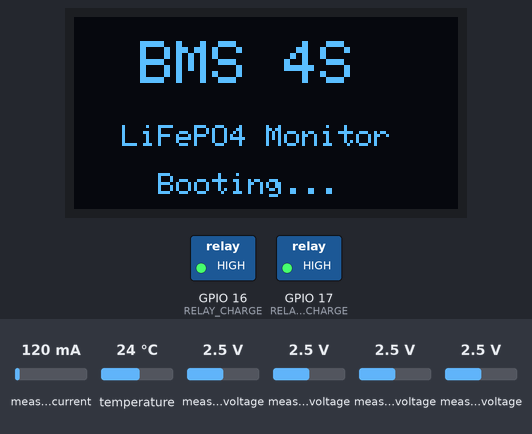
A program run on a simulated ESP32. Shown: 128×64 one-colour display, switched loads named in the program (green lamp = pin HIGH). Inputs (shaded band) come from the test bench; at power-on: measured voltage 2.5 V, measured current 120 mA, temperature 24 °C. WiFi joins after 1.5 s; servers stay silent unless stated; no MQTT or app messages arrive unless stated; what the program prints to the serial monitor is not drawn.

Above: at 0.6 s.
3.6 s: measured voltage (sensor 200) set to 1 V
At 6.1 s:
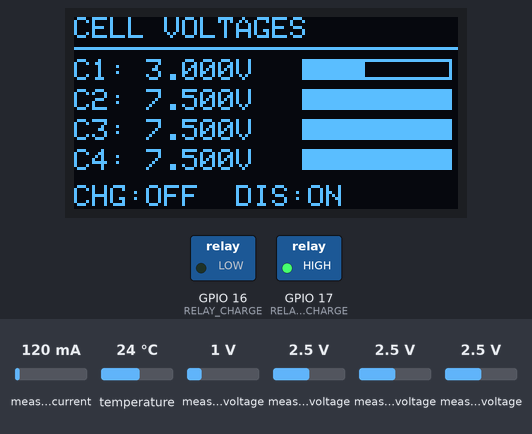
6.9 s: measured voltage (sensor 200) set to 0.7 V
At 8.7 s:
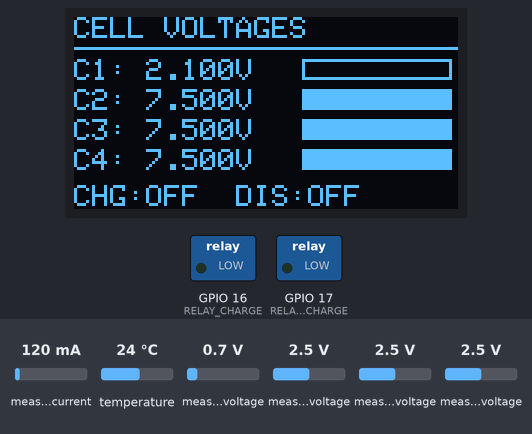
10.4 s: measured voltage (sensor 200) set to 3.8 V
At 12.1 s:
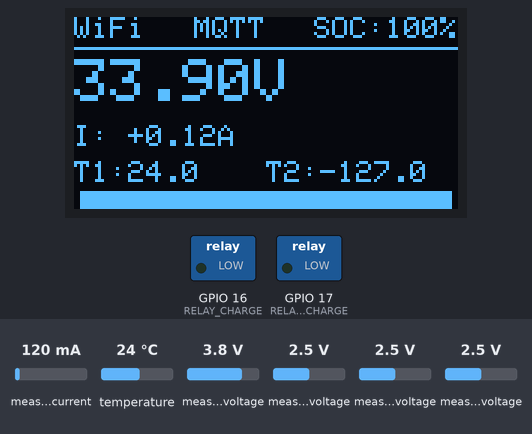
14.2 s: measured current set to 40 mA
At 17.9 s:
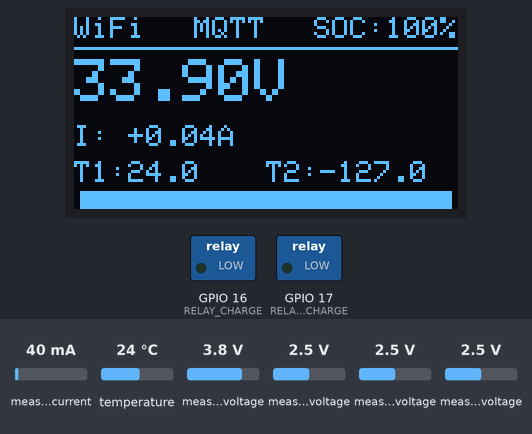
18.0 s: temperature set to 12 °C
At 18.9 s:
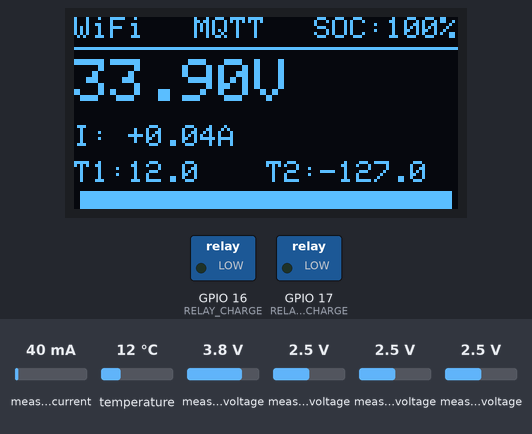
19.8 s: measured voltage (sensor 201) set to 0.1 V
At 21.5 s:
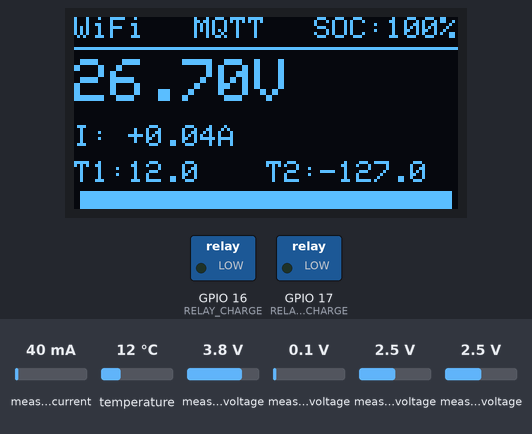
Timing chart, 0 to 23.0 s (numbered marks = the images above; inputs shaded):
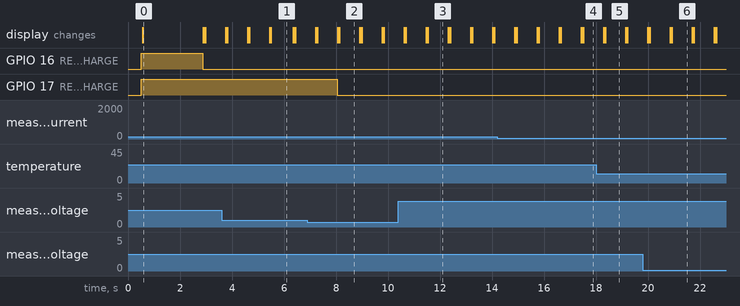

Measured:
- the behaviour switches between 0.9 and 0.8 V on measured voltage (sensor 200) (found by bisection; images 1 and 2)
- after the input at 6.9 s, GPIO 17 (RELAY_DISCHARGE): HIGH → LOW after 1.1 s; the display: first differs from a run without the input after 1.2 s (image 2 shows a later state)
- after the input at 10.4 s, the display: first differs from a run without the input after 1.1 s (image 3 shows a later state)
- after the input at 18.0 s, the display: first differs from a run without the input after 0.36 s (image 5)
- what the display in image 0 shows lasts 2.3 s, from 0.6 s to 2.9 s
- what the display in image 1 shows lasts 0.9 s, from 5.5 s to 6.4 s
- what the display in image 2 shows lasts 0.8 s, from 8.1 s to 8.9 s

The program:

main.cpp
```cpp
#include <Arduino.h>
#include <WiFi.h>
#include "config.h"
#include "sensors.h"
#include "mqtt_handler.h"
#include "relay_control.h"
#include "oled_display.h"

BmsSensors   sensors;
MqttHandler  mqtt;
RelayControl relays;
OledDisplay  oled;

BmsReadings latestReadings;
unsigned long lastSensorRead  = 0;
unsigned long lastMqttPublish = 0;
unsigned long lastOledUpdate  = 0;

// ── Local protection: runs even without backend connectivity ──
void checkLocalProtection(const BmsReadings& r) {
    for (uint8_t i = 0; i < NUM_CELLS; i++) {
        if (r.cellVoltages[i] > CELL_OV_THRESHOLD) {
            Serial.printf("[PROTECT] Cell %d over-voltage: %.3fV\n", i, r.cellVoltages[i]);
            relays.chargeOff();
            oled.showAlert("OVER VOLTAGE", i, r.cellVoltages[i]);
            mqtt.publishAlert("over_voltage", "critical", i,
                              r.cellVoltages[i], CELL_OV_THRESHOLD, "charge_off");
            return;
        }
        if (r.cellVoltages[i] < CELL_UV_THRESHOLD) {
            Serial.printf("[PROTECT] Cell %d under-voltage: %.3fV\n", i, r.cellVoltages[i]);
            relays.dischargeOff();
            oled.showAlert("UNDER VOLTAGE", i, r.cellVoltages[i]);
            mqtt.publishAlert("under_voltage", "critical", i,
                              r.cellVoltages[i], CELL_UV_THRESHOLD, "discharge_off");
            return;
        }
    }

    if (abs(r.current) > PACK_OC_THRESHOLD) {
        Serial.printf("[PROTECT] Over-current: %.3fA\n", r.current);
        relays.allOff();
        oled.showAlert("OVER CURRENT", -1, r.current);
        mqtt.publishAlert("over_current", "critical", -1,
                          r.current, PACK_OC_THRESHOLD, "all_off");
        return;
    }

    for (uint8_t i = 0; i < NUM_TEMP_SENSORS; i++) {
        if (r.temperatures[i] > TEMP_OT_THRESHOLD && r.temperatures[i] != -127.0f) {
            Serial.printf("[PROTECT] Over-temp sensor %d: %.1f°C\n", i, r.temperatures[i]);
            relays.allOff();
            oled.showAlert("OVER TEMP", i, r.temperatures[i]);
            mqtt.publishAlert("over_temperature", "critical", i,
                              r.temperatures[i], TEMP_OT_THRESHOLD, "all_off");
            return;
        }
    }
}

// ── Handle commands from backend ──
void onMqttCommand(const char* cmd, const char* reason) {
    if (strcmp(cmd, "relay_off") == 0) {
        relays.allOff();
    } else if (strcmp(cmd, "charge_off") == 0) {
        relays.chargeOff();
    } else if (strcmp(cmd, "discharge_off") == 0) {
        relays.dischargeOff();
    } else if (strcmp(cmd, "relay_on") == 0) {
        relays.chargeOn();
        relays.dischargeOn();
    } else if (strcmp(cmd, "charge_on") == 0) {
        relays.chargeOn();
    } else if (strcmp(cmd, "discharge_on") == 0) {
        relays.dischargeOn();
    } else {
        Serial.printf("[CMD] Unknown command: %s\n", cmd);
    }
}

void connectWiFi() {
    Serial.printf("[WIFI] Connecting to %s", WIFI_SSID);
    WiFi.begin(WIFI_SSID, WIFI_PASSWORD);
    int attempts = 0;
    while (WiFi.status() != WL_CONNECTED && attempts < 40) {
        delay(500);
        Serial.print(".");
        attempts++;
    }
    if (WiFi.status() == WL_CONNECTED) {
        Serial.printf("\n[WIFI] Connected, IP: %s\n", WiFi.localIP().toString().c_str());
    } else {
        Serial.println("\n[WIFI] Connection failed – running offline protection only");
    }
}

void setup() {
    Serial.begin(115200);
    delay(500);
    Serial.println("\n========== BMS LiFePO4 4S ==========");

    relays.begin();
    oled.begin();

    if (!sensors.begin()) {
        Serial.println("[INIT] Sensor init failed – halting");
        while (true) delay(1000);
    }

    connectWiFi();
    mqtt.begin(onMqttCommand);
}

void loop() {
    mqtt.loop();

    unsigned long now = millis();

    if (now - lastSensorRead >= SENSOR_READ_INTERVAL_MS) {
        lastSensorRead = now;
        latestReadings = sensors.read();
        checkLocalProtection(latestReadings);
    }

    if (now - lastMqttPublish >= MQTT_PUBLISH_INTERVAL_MS) {
        lastMqttPublish = now;
        if (mqtt.isConnected() && latestReadings.valid) {
            mqtt.publishTelemetry(latestReadings);
        }
    }

    // Update OLED every 500ms
    if (now - lastOledUpdate >= 500) {
        lastOledUpdate = now;
        oled.update(latestReadings,
                    mqtt.isConnected(),
                    WiFi.status() == WL_CONNECTED,
                    relays.isChargeOn(),
                    relays.isDischargeOn());
    }

    // Reconnect WiFi if dropped
    if (WiFi.status() != WL_CONNECTED) {
        static unsigned long lastWifiRetry = 0;
        if (now - lastWifiRetry > 10000) {
            lastWifiRetry = now;
            WiFi.reconnect();
        }
    }
}
```

mqtt_handler.cpp
```cpp
#include "mqtt_handler.h"

MqttHandler* MqttHandler::_instance = nullptr;

void MqttHandler::begin(CmdCallback onCmd) {
    _instance = this;
    _cmdCb = onCmd;
    _mqtt.setServer(MQTT_BROKER, MQTT_PORT);
    _mqtt.setCallback(_onMessage);
    _mqtt.setBufferSize(512);
}

void MqttHandler::loop() {
    if (!_mqtt.connected()) {
        unsigned long now = millis();
        if (now - _lastReconnect > MQTT_RECONNECT_INTERVAL_MS) {
            _lastReconnect = now;
            _reconnect();
        }
    }
    _mqtt.loop();
}

bool MqttHandler::isConnected() {
    return _mqtt.connected();
}

void MqttHandler::_reconnect() {
    String clientId = "bms-" + String(PACK_ID);
    Serial.printf("[MQTT] Connecting to %s:%d ...\n", MQTT_BROKER, MQTT_PORT);

    if (_mqtt.connect(clientId.c_str(), MQTT_USER, MQTT_PASS)) {
        Serial.println("[MQTT] Connected");
        _mqtt.subscribe(TOPIC_CMD);
    } else {
        Serial.printf("[MQTT] Failed, rc=%d\n", _mqtt.state());
    }
}

void MqttHandler::_onMessage(char* topic, byte* payload, unsigned int len) {
    if (!_instance || !_instance->_cmdCb) return;

    JsonDocument doc;
    DeserializationError err = deserializeJson(doc, payload, len);
    if (err) {
        Serial.printf("[MQTT] JSON parse error: %s\n", err.c_str());
        return;
    }

    const char* cmd    = doc["cmd"]    | "unknown";
    const char* reason = doc["reason"] | "";
    Serial.printf("[MQTT] CMD received: %s reason=%s\n", cmd, reason);
    _instance->_cmdCb(cmd, reason);
}

void MqttHandler::publishTelemetry(const BmsReadings& r) {
    JsonDocument doc;
    doc["pack_id"] = PACK_ID;
    doc["ts"]      = (unsigned long)(millis() / 1000);

    JsonArray cells = doc["cells"].to<JsonArray>();
    for (uint8_t i = 0; i < NUM_CELLS; i++)
        cells.add(serialized(String(r.cellVoltages[i], 3)));

    doc["v_pack"]  = serialized(String(r.packVoltage, 2));
    doc["current"] = serialized(String(r.current, 3));

    JsonArray temps = doc["temp"].to<JsonArray>();
    for (uint8_t i = 0; i < NUM_TEMP_SENSORS; i++)
        temps.add(serialized(String(r.temperatures[i], 1)));

    doc["soc"] = serialized(String(r.soc, 1));

    char buf[384];
    serializeJson(doc, buf, sizeof(buf));
    _mqtt.publish(TOPIC_TELEMETRY, buf);
}

void MqttHandler::publishAlert(const char* type, const char* severity,
                                int cellIndex, float value, float threshold,
                                const char* action) {
    JsonDocument doc;
    doc["pack_id"]      = PACK_ID;
    doc["type"]         = type;
    doc["severity"]     = severity;
    doc["cell_index"]   = cellIndex;
    doc["value"]        = serialized(String(value, 3));
    doc["threshold"]    = serialized(String(threshold, 3));
    doc["ts"]           = (unsigned long)(millis() / 1000);
    doc["action_taken"] = action;

    char buf[256];
    serializeJson(doc, buf, sizeof(buf));
    _mqtt.publish(TOPIC_ALERT, buf);
}
```

mqtt_handler.h
```cpp
#pragma once
#include <Arduino.h>
#include <PubSubClient.h>
#include <WiFi.h>
#include <ArduinoJson.h>
#include "config.h"
#include "sensors.h"

typedef void (*CmdCallback)(const char* cmd, const char* reason);

class MqttHandler {
public:
    void begin(CmdCallback onCmd);
    void loop();
    bool isConnected();
    void publishTelemetry(const BmsReadings& r);
    void publishAlert(const char* type, const char* severity,
                      int cellIndex, float value, float threshold,
                      const char* action);

private:
    WiFiClient   _wifiClient;
    PubSubClient _mqtt{_wifiClient};
    CmdCallback  _cmdCb = nullptr;
    unsigned long _lastReconnect = 0;

    void _reconnect();
    static void _onMessage(char* topic, byte* payload, unsigned int len);
    static MqttHandler* _instance;
};
```

oled_display.cpp
```cpp
#include "oled_display.h"

bool OledDisplay::begin() {
    if (!_oled.begin(SSD1306_SWITCHCAPVCC, OLED_ADDR)) {
        Serial.println("[OLED] SSD1306 not found");
        return false;
    }
    Serial.println("[OLED] SSD1306 128x64 OK");
    showSplash();
    return true;
}

void OledDisplay::showSplash() {
    _oled.clearDisplay();
    _oled.setTextColor(SSD1306_WHITE);
    _oled.setTextSize(2);
    _oled.setCursor(22, 8);
    _oled.print("BMS 4S");
    _oled.setTextSize(1);
    _oled.setCursor(16, 36);
    _oled.print("LiFePO4 Monitor");
    _oled.setCursor(28, 52);
    _oled.print("Booting...");
    _oled.display();
}

void OledDisplay::update(const BmsReadings& r, bool mqttOk, bool wifiOk,
                          bool chargeOn, bool dischargeOn) {
    unsigned long now = millis();
    if (now - _lastPageSwitch > OLED_PAGE_INTERVAL_MS) {
        _lastPageSwitch = now;
        _page = (_page + 1) % 2;
    }

    _oled.clearDisplay();
    _oled.setTextColor(SSD1306_WHITE);

    if (_page == 0)
        _drawPage0(r, mqttOk, wifiOk);
    else
        _drawPage1(r, chargeOn, dischargeOn);

    _oled.display();
}

// Page 0: Pack overview – Vpack, SOC, Current, Temp, status icons
void OledDisplay::_drawPage0(const BmsReadings& r, bool mqttOk, bool wifiOk) {
    // Status bar
    _oled.setTextSize(1);
    _oled.setCursor(0, 0);
    _oled.print(wifiOk ? "WiFi" : "----");
    _oled.setCursor(40, 0);
    _oled.print(mqttOk ? "MQTT" : "----");
    _oled.setCursor(80, 0);
    _oled.printf("SOC:%d%%", (int)r.soc);

    _oled.drawLine(0, 10, 127, 10, SSD1306_WHITE);

    // Pack voltage (large)
    _oled.setTextSize(2);
    _oled.setCursor(0, 14);
    _oled.printf("%5.2fV", r.packVoltage);

    // Current
    _oled.setTextSize(1);
    _oled.setCursor(0, 36);
    _oled.printf("I: %+.2fA", r.current);

    // Temperatures
    _oled.setCursor(0, 48);
    _oled.printf("T1:%.1f", r.temperatures[0]);
    _oled.setCursor(64, 48);
    _oled.printf("T2:%.1f", r.temperatures[1]);

    // SOC bar (bottom)
    int barW = (int)(r.soc / 100.0f * 124);
    _oled.drawRect(2, 58, 124, 6, SSD1306_WHITE);
    _oled.fillRect(2, 58, barW, 6, SSD1306_WHITE);
}

// Page 1: Cell voltages + relay status
void OledDisplay::_drawPage1(const BmsReadings& r, bool chargeOn, bool dischargeOn) {
    _oled.setTextSize(1);
    _oled.setCursor(0, 0);
    _oled.print("CELL VOLTAGES");
    _oled.drawLine(0, 10, 127, 10, SSD1306_WHITE);

    for (uint8_t i = 0; i < NUM_CELLS; i++) {
        int y = 14 + i * 10;
        _oled.setCursor(0, y);
        _oled.printf("C%d: %.3fV", i + 1, r.cellVoltages[i]);

        // Visual bar (scaled 2.5V–3.65V → 0–50px)
        float pct = (r.cellVoltages[i] - 2.5f) / (3.65f - 2.5f);
        pct = constrain(pct, 0.0f, 1.0f);
        int bw = (int)(pct * 50);
        _oled.fillRect(76, y, bw, 7, SSD1306_WHITE);
        _oled.drawRect(76, y, 50, 7, SSD1306_WHITE);
    }

    // Relay status
    _oled.setCursor(0, 56);
    _oled.printf("CHG:%s  DIS:%s",
                 chargeOn ? "ON " : "OFF",
                 dischargeOn ? "ON " : "OFF");
}

void OledDisplay::showAlert(const char* alertType, int cellIndex, float value) {
    _oled.clearDisplay();
    _oled.setTextSize(2);
    _oled.setCursor(10, 0);
    _oled.print("! ALERT !");
    _oled.setTextSize(1);
    _oled.setCursor(0, 24);
    _oled.print(alertType);
    if (cellIndex >= 0) {
        _oled.setCursor(0, 38);
        _oled.printf("Cell %d: %.3f", cellIndex + 1, value);
    } else {
        _oled.setCursor(0, 38);
        _oled.printf("Value: %.3f", value);
    }
    _oled.setCursor(0, 54);
    _oled.print("Protection ACTIVE");
    _oled.display();
}
```

oled_display.h
```cpp
#pragma once
#include <Arduino.h>
#include <Wire.h>
#include <Adafruit_GFX.h>
#include <Adafruit_SSD1306.h>
#include "config.h"
#include "sensors.h"

#define OLED_WIDTH  128
#define OLED_HEIGHT 64
#define OLED_ADDR   0x3C

class OledDisplay {
public:
    bool begin();
    void showSplash();
    void update(const BmsReadings& r, bool mqttOk, bool wifiOk,
                bool chargeOn, bool dischargeOn);
    void showAlert(const char* alertType, int cellIndex, float value);

private:
    Adafruit_SSD1306 _oled{OLED_WIDTH, OLED_HEIGHT, &Wire, -1};
    unsigned long _lastPageSwitch = 0;
    uint8_t _page = 0;

    void _drawPage0(const BmsReadings& r, bool mqttOk, bool wifiOk);
    void _drawPage1(const BmsReadings& r, bool chargeOn, bool dischargeOn);
};
```

relay_control.cpp
```cpp
#include "relay_control.h"

void RelayControl::begin() {
    pinMode(RELAY_CHARGE, OUTPUT);
    pinMode(RELAY_DISCHARGE, OUTPUT);
    // Default: both paths ON (relay energised = path closed)
    chargeOn();
    dischargeOn();
}

void RelayControl::chargeOn() {
    digitalWrite(RELAY_CHARGE, HIGH);
    _chargeState = true;
    Serial.println("[RELAY] Charge path ON");
}

void RelayControl::chargeOff() {
    digitalWrite(RELAY_CHARGE, LOW);
    _chargeState = false;
    Serial.println("[RELAY] Charge path OFF");
}

void RelayControl::dischargeOn() {
    digitalWrite(RELAY_DISCHARGE, HIGH);
    _dischargeState = true;
    Serial.println("[RELAY] Discharge path ON");
}

void RelayControl::dischargeOff() {
    digitalWrite(RELAY_DISCHARGE, LOW);
    _dischargeState = false;
    Serial.println("[RELAY] Discharge path OFF");
}

void RelayControl::allOff() {
    chargeOff();
    dischargeOff();
}
```

relay_control.h
```cpp
#pragma once
#include <Arduino.h>
#include "config.h"

class RelayControl {
public:
    void begin();
    void chargeOn();
    void chargeOff();
    void dischargeOn();
    void dischargeOff();
    void allOff();
    bool isChargeOn()    const { return _chargeState; }
    bool isDischargeOn() const { return _dischargeState; }

private:
    bool _chargeState    = false;
    bool _dischargeState = false;
};
```

sensors.cpp
```cpp
#include "sensors.h"

bool BmsSensors::begin() {
    if (!_ads.begin()) {
        Serial.println("[SENSOR] ADS1115 not found");
        return false;
    }
    _ads.setGain(GAIN_ONE); // ±4.096V range

    if (!_ina.begin()) {
        Serial.println("[SENSOR] INA219 not found");
        return false;
    }

    _tempSensors.begin();
    Serial.printf("[SENSOR] Found %d DS18B20 sensor(s)\n",
                  _tempSensors.getDeviceCount());
    return true;
}

float BmsSensors::_readCellVoltage(uint8_t channel) {
    int16_t raw = _ads.readADC_SingleEnded(channel);
    // ADS1115 at GAIN_ONE: 1 bit = 0.125 mV
    float adcVoltage = raw * 0.000125f;
    return adcVoltage * VDIV_RATIO;
}

float BmsSensors::_estimateSOC(float avgCellV) {
    // Simple linear SOC estimation for LiFePO4
    // 2.5V = 0%, 3.65V = 100%
    float soc = (avgCellV - CELL_UV_THRESHOLD)
              / (CELL_OV_THRESHOLD - CELL_UV_THRESHOLD) * 100.0f;
    return constrain(soc, 0.0f, 100.0f);
}

BmsReadings BmsSensors::read() {
    BmsReadings r;
    r.valid = true;

    float sum = 0;
    for (uint8_t i = 0; i < NUM_CELLS; i++) {
        r.cellVoltages[i] = _readCellVoltage(i);
        sum += r.cellVoltages[i];
    }
    r.packVoltage = sum;

    r.current = _ina.getCurrent_mA() / 1000.0f; // convert to A

    _tempSensors.requestTemperatures();
    for (uint8_t i = 0; i < NUM_TEMP_SENSORS; i++) {
        float t = _tempSensors.getTempCByIndex(i);
        r.temperatures[i] = (t == DEVICE_DISCONNECTED_C) ? -127.0f : t;
    }

    float avg = sum / NUM_CELLS;
    r.soc = _estimateSOC(avg);

    return r;
}
```

sensors.h
```cpp
#pragma once
#include <Arduino.h>
#include <Adafruit_ADS1X15.h>
#include <Adafruit_INA219.h>
#include <DallasTemperature.h>
#include <OneWire.h>
#include "config.h"

struct BmsReadings {
    float cellVoltages[NUM_CELLS];
    float packVoltage;
    float current;
    float temperatures[NUM_TEMP_SENSORS];
    float soc;
    bool valid;
};

class BmsSensors {
public:
    bool begin();
    BmsReadings read();

private:
    Adafruit_ADS1115 _ads;
    Adafruit_INA219  _ina;
    OneWire          _oneWire{ONE_WIRE_PIN};
    DallasTemperature _tempSensors{&_oneWire};

    float _readCellVoltage(uint8_t channel);
    float _estimateSOC(float avgCellV);
};
```

config.h
```cpp
#pragma once

// ── WiFi ──
#define WIFI_SSID     "YOUR_WIFI_SSID"
#define WIFI_PASSWORD "YOUR_WIFI_PASSWORD"

// ── MQTT ──
#define MQTT_BROKER   "192.168.1.100"
#define MQTT_PORT     1883
#define MQTT_USER     ""
#define MQTT_PASS     ""
#define PACK_ID       "pack01"

#define TOPIC_TELEMETRY "bms/" PACK_ID "/telemetry"
#define TOPIC_ALERT     "bms/" PACK_ID "/alert"
#define TOPIC_CMD       "bms/" PACK_ID "/cmd"

// ── Sensor pins ──
#define ONE_WIRE_PIN  4
#define RELAY_CHARGE  16
#define RELAY_DISCHARGE 17

// ── Thresholds (LiFePO4) ──
#define CELL_OV_THRESHOLD   3.65f   // over-voltage per cell (V)
#define CELL_UV_THRESHOLD   2.50f   // under-voltage per cell (V)
#define PACK_OC_THRESHOLD   10.0f   // over-current (A)
#define TEMP_OT_THRESHOLD   45.0f   // over-temperature (°C)

// ── Timing ──
#define SENSOR_READ_INTERVAL_MS   500
#define MQTT_PUBLISH_INTERVAL_MS  2000
#define MQTT_RECONNECT_INTERVAL_MS 5000

// ── Cell configuration ──
#define NUM_CELLS 4
#define NUM_TEMP_SENSORS 2

// Voltage divider ratio: Rtop=20k, Rbot=10k → ratio = (20+10)/10 = 3.0
#define VDIV_RATIO 3.0f

// ── OLED Display ──
#define OLED_PAGE_INTERVAL_MS 4000
```
